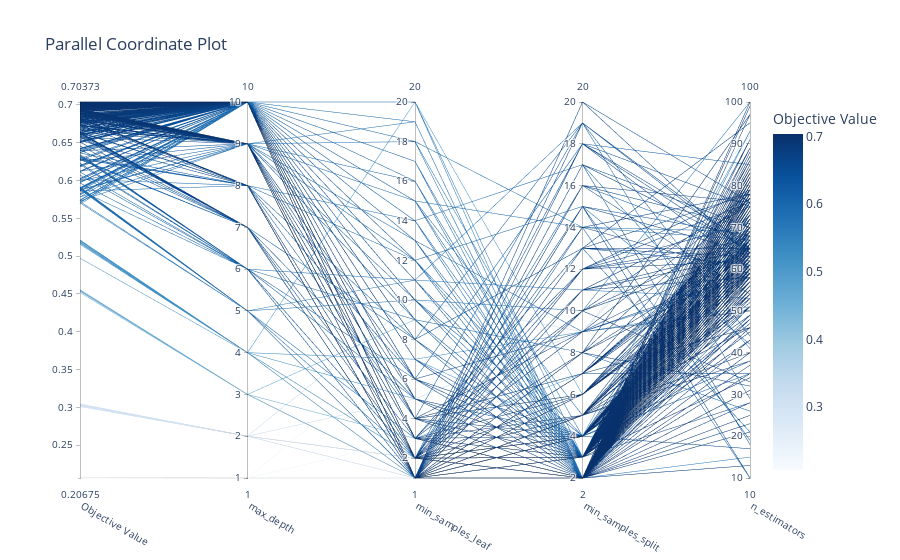

The notebook cell this image was saved under:
### Code cell
optuna.visualization.plot_parallel_coordinate(study)

### Figure 1 — Plotly figure (JSON) as saved in the notebook; plotly's stock layout.template omitted (floating-point values rounded to 4 significant figures; data arrays with more than 128 entries replaced by an {"elided": "..."} marker saying what was removed)
{"data": [{"dimensions": [{"label": "Objective Value", "range": [0.2068, 0.7037], "values": {"elided": "1000 float values"}}, {"label": "max_depth", "range": [1, 10], "values": {"elided": "1000 int values"}}, {"label": "min_samples_leaf", "range": [1, 20], "values": {"elided": "1000 int values"}}, {"label": "min_samples_split", "range": [2, 20], "values": {"elided": "1000 int values"}}, {"label": "n_estimators", "range": [10, 100], "values": {"elided": "1000 int values"}}], "labelangle": 30, "labelside": "bottom", "line": {"color": {"elided": "1000 float values"}, "colorbar": {"title": {"text": "Objective Value"}}, "colorscale": [[0, "rgb(247,251,255)"], [0.125, "rgb(222,235,247)"], [0.25, "rgb(198,219,239)"], [0.375, "rgb(158,202,225)"], [0.5, "rgb(107,174,214)"], [0.625, "rgb(66,146,198)"], [0.75, "rgb(33,113,181)"], [0.875, "rgb(8,81,156)"], [1, "rgb(8,48,107)"]], "reversescale": false, "showscale": true}, "type": "parcoords"}], "layout": {"title": {"text": "Parallel Coordinate Plot"}}}
